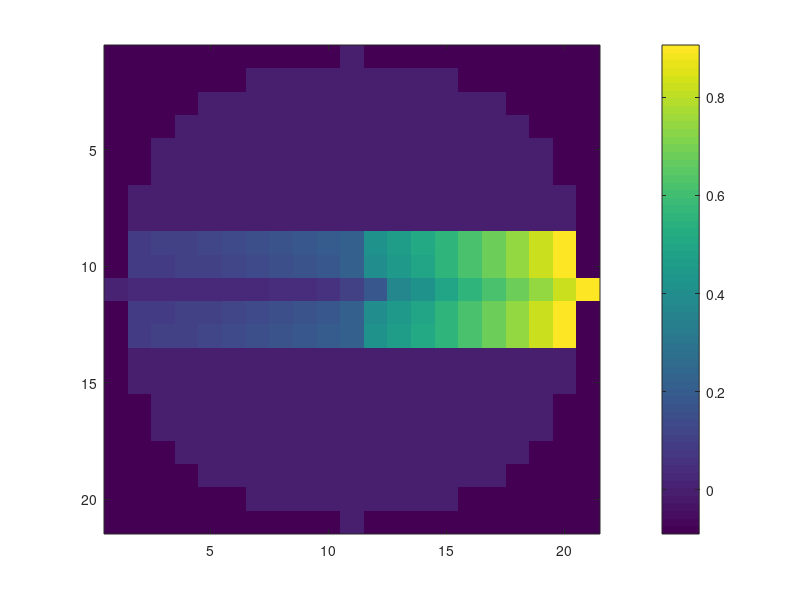

Write MATLAB code to recreate this figure. (Note: this script raises an error after producing the figure.)
close all;
clear;
clc;

global N_coll intensity_list indices

%% DATA X
load('data_x.mat')
N_coll = numel(yc_pts) * numel(zc_pts);

% Plot the heatmap
z = P(:, 3);
flags = z == 0;
X = reshape(intensity_list(flags), numel(xe_pts), numel(ye_pts));
figure;
imagesc(X)
colorbar;

% D matrix for normal tissue
D_N1 = return_dmat(in_normal_flags, in_col_flags);
D_N1 = [D_N1, zeros(size(D_N1, 1), 2 * N_coll)];
Dt_N1 = sum(D_N1, 1);
% D matrix for tumor
D_T1 = return_dmat(in_tumor_flags, in_col_flags);
% D matrix for organ at risk
D_O1 = return_dmat(in_oar_flags, in_col_flags);
D_O1 = [D_O1, zeros(size(D_O1, 1), 2 * N_coll)];
Dt_O1 = sum(D_O1, 1);

%% DATA X-Y
load('data_xy.mat')
N_coll = numel(yc_pts) * numel(zc_pts);

% Plot the heatmap
z = P(:, 3);
flags = z == 0;
X = reshape(intensity_list(flags), numel(xe_pts), numel(ye_pts));
figure;
imagesc(X)
colorbar;

% D matrix for normal tissue
D_N2 = return_dmat(in_normal_flags, in_col_flags);
D_N2 = [zeros(size(D_N2, 1), N_coll), D_N2, zeros(size(D_N2, 1), N_coll)];
Dt_N2 = sum(D_N2, 1);
% D matrix for tumor
D_T2 = return_dmat(in_tumor_flags, in_col_flags);
% D matrix for organ at risk
D_O2 = return_dmat(in_oar_flags, in_col_flags);
D_O2 = [zeros(size(D_O2, 1), N_coll), D_O2, zeros(size(D_O2, 1), N_coll)];
Dt_O2 = sum(D_O2, 1);

%% DATA Y

load('data_y.mat')
N_coll = numel(yc_pts) * numel(zc_pts);

% Plot the heatmap
z = P(:, 3);
flags = z == 0;
X = reshape(intensity_list(flags), numel(xe_pts), numel(ye_pts));
figure;
imagesc(X)
colorbar;

% D matrix for normal tissue
D_N3 = return_dmat(in_normal_flags, in_col_flags);
D_N3 = [zeros(size(D_N3, 1), 2 * N_coll), D_N3];
Dt_N3 = sum(D_N3, 1);
% D matrix for tumor
D_T3 = return_dmat(in_tumor_flags, in_col_flags);
% D matrix for organ at risk
D_O3 = return_dmat(in_oar_flags, in_col_flags);
D_O3 = [zeros(size(D_O3, 1), 2 * N_coll), D_O3];
Dt_O3 = sum(D_O3, 1);

D_T = [D_T1, zeros(size(D_T1, 1), 2 * N_coll); ...
       zeros(size(D_T2, 1), N_coll), D_T2, zeros(size(D_T2, 1), N_coll); ...
       zeros(size(D_T3, 1), 2*N_coll), D_T3];
Dt_T = sum(D_T, 1);

C_N = Dt_N1 + Dt_N2 + Dt_N3;
C_O = Dt_O1 + Dt_O2 + Dt_O3;
   
save('mlop_data', 'D_N1', 'D_N2', 'D_N3', 'D_O1', 'D_O2', ...
     'D_O3', 'D_T', 'Dt_N1', 'Dt_N2', 'Dt_N3', 'Dt_O1', ...
     'Dt_O2', 'Dt_O3', 'Dt_T', 'C_N', 'C_O');

%%%%%%%%%%%%%%%%%%%%%%%%%%%%%%%%%%%%%%%%%%%%%%%%%%%%%%%
function D = return_dmat(flag1, flag2)
    global N_coll intensity_list indices
    flags = flag1 & flag2;
    K = sum(flags);
    D = zeros(K, N_coll);
    D((indices(flags)-1)*K + (1:K)') = intensity_list(flags);
end
